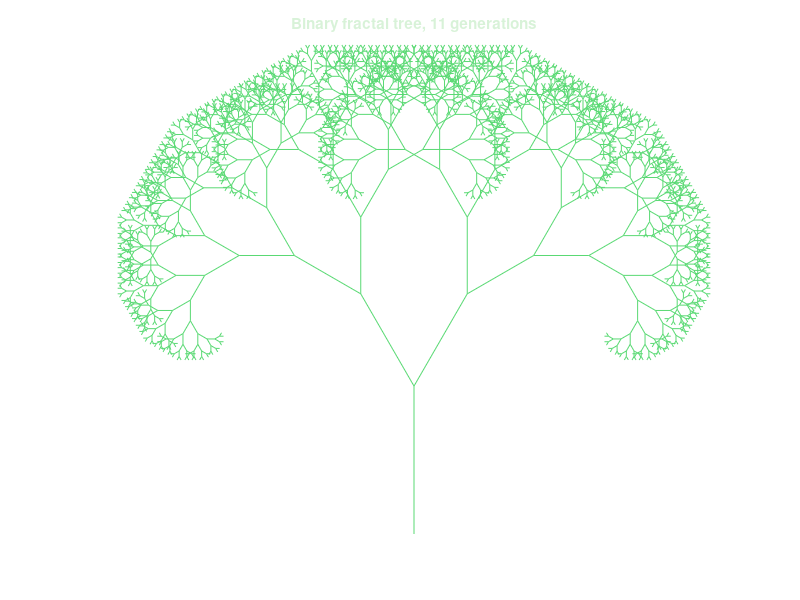

MATLAB code for this plot:
%=============================================================================
% Copyright (c) 2026-present Allan CORNET (Nelson)
%=============================================================================
% This file is part of Nelson.
%=============================================================================
% LICENCE_BLOCK_BEGIN
% SPDX-License-Identifier: LGPL-3.0-or-later
% LICENCE_BLOCK_END
%=============================================================================
% Grow a binary fractal tree without recursive function calls.
generationCount = 11;
branchScale = 0.72;
branchAngle = pi / 6;
segmentStart = [0 0];
segmentEnd = [0 1];
plotX = [0; 0; NaN];
plotY = [0; 1; NaN];

for generation = 1:generationCount
  direction = (segmentEnd - segmentStart) * branchScale;
  leftDirection = [...
    cos(branchAngle) * direction(:, 1) - sin(branchAngle) * direction(:, 2), ...
    sin(branchAngle) * direction(:, 1) + cos(branchAngle) * direction(:, 2)];
  rightDirection = [...
    cos(branchAngle) * direction(:, 1) + sin(branchAngle) * direction(:, 2), ...
    -sin(branchAngle) * direction(:, 1) + cos(branchAngle) * direction(:, 2)];
  nextStart = [segmentEnd; segmentEnd];
  nextEnd = [segmentEnd + leftDirection; segmentEnd + rightDirection];
  xSegments = [nextStart(:, 1), nextEnd(:, 1), NaN(size(nextStart, 1), 1)].';
  ySegments = [nextStart(:, 2), nextEnd(:, 2), NaN(size(nextStart, 1), 1)].';
  plotX = [plotX; xSegments(:)];
  plotY = [plotY; ySegments(:)];
  segmentStart = nextStart;
  segmentEnd = nextEnd;
end

figureHandle = figure('SelectionHighlight', 'off', 'ToolBar', 'none', 'Name', 'Fractal tree', 'NumberTitle', 'off', ...
  'Color', [0.04 0.06 0.08]);
axesHandle = axes('Parent', figureHandle, 'Color', [0.04 0.06 0.08]);
plot(axesHandle, plotX, plotY, 'Color', [0.35 0.85 0.45], 'LineWidth', 0.7);
axis(axesHandle, 'equal');
axis(axesHandle, 'off');
title(axesHandle, sprintf('Binary fractal tree, %d generations', generationCount), ...
  'Color', [0.85 0.95 0.85]);
%=============================================================================
